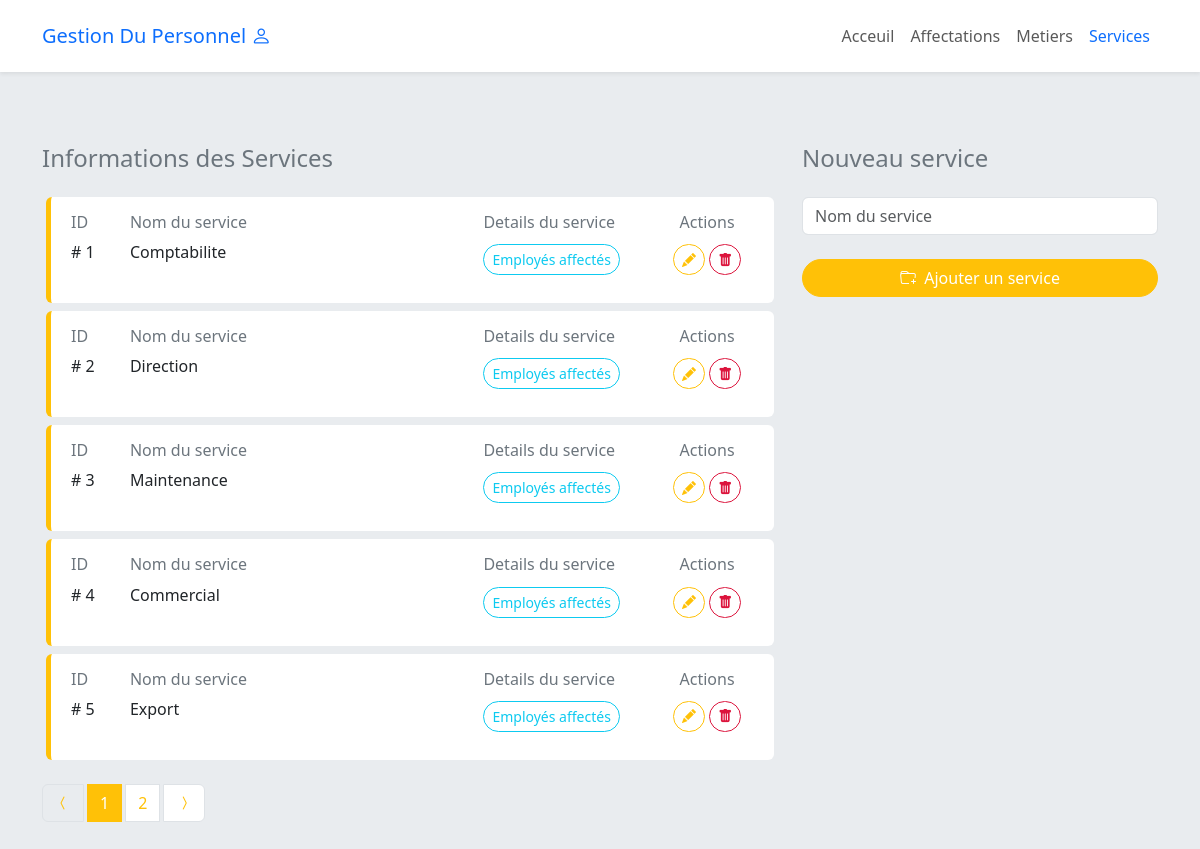
The page /pages/services/index.php on the database its author committed.
### tables this page shows
CREATE TABLE IF NOT EXISTS `service` (
`id` int(11) NOT NULL,
  `nom` varchar(100) NOT NULL
);

### app/db/Query.php (called while the page is built, shortened)
<?php
class Query
{
    private string $sql;
    private string $error = '';
    private array $data = [];
    public function __construct(string $SQL)
    {
        $this->sql = $SQL;
    }
    public function getResult(): array {
        $connex = Database::connect();
        try {
            $result = $connex->query($this->sql);
            $this->data = $result->fetchAll();
        } catch(PDOException $e) {
            $this->error = 'Erreur : sql invalide !';
            Database::disconnect();
        }
        return [
            'data' => $this->data,
            'error' => $this->error
        ];
    }
    public function paginate(int $elements_par_page = 10) {
        $connex = Database::connect();
        $this->elements_par_page = $elements_par_page;
        $this->total_elements = count($this->getResult()['data']);
        $this->nombre_pages = ceil($this->total_elements / $this->elements_par_page);
        $this->page_courante = (isset($_GET['page']) && (int)Security::secure($_GET['page']) > 0 && (int)Security::secure($_GET['page']) <= $this->nombre_pages) ? (int)Security::secure($_GET['page']) : 1;
        $this->offset = ($this->page_courante - 1) * $this->elements_par_page;
        $this->sql = $this->sql . " LIMIT $this->offset, $this->elements_par_page";
        try {
            $result = $connex->query($this->sql);
            $this->data = $result->fetchAll();
        } catch(PDOException $e) {
            $this->error = 'Erreur : sql invalide !';
            Database::disconnect();
        }
        return [
            'data' => $this->data,
            'elements_par_page' => $this->elements_par_page,
            'nombre_pages' => $this->nombre_pages,
            'page_courante' => $this->page_courante,
            'error' => $this->error
        ];
    }
}

### controllers/ServiceController.php (called while the page is built, shortened)
<?php
abstract class ServiceController
{
    public static function index(string $filtre = 'age') {
        $query = new Query("SELECT * FROM service");
        $result = $query->paginate(5);
        return $result;
    }
}

### app/Security.php (called while the page is built, shortened)
<?php
class Security
{
    public static function secure($data) {
        $data = trim($data);
        $data = stripslashes($data);
        $data = htmlspecialchars($data);
        return $data;
    }
}

### pages/services/index.php (the view, shortened to what this page needs)
<?php
require_once '../layout/header.php';
$resultat = ServiceController::index();
$services = $resultat['data'];
$post_data = [];
$elements_par_page = $resultat['elements_par_page'];
$page_courante = $resultat['page_courante'];
$nombre_pages = $resultat['nombre_pages'];
$pagination = new Pagination($elements_par_page, $page_courante, $nombre_pages);
?>
<div class="row">
    <div class="col-md-8">
        <div class="mt-4">
            <h4 class="text-secondary my-4">Informations des Services</h4>
            <?php foreach ($services as $service) : ?>
                <div class="mx-1 row bg-white p-2 rounded border-start my-2 border-5 border-warning">
                    <div class="col-md-1">
                        <div class="h6 text-secondary my-2">ID</div>
                        <p># <?= $service->id ?></p>
                    </div>
                    <div class="col-md-6">
                        <div class="h6 text-secondary my-2">Nom du service</div>
                        <p><?= $service->nom ?></p>
                    </div>
                    <div class="col-md-3">
                        <div class="h6 text-secondary my-2">Details du service</div>
                        <p><a class="btn btn-outline-info btn-sm rounded-pill my-1" href="../services/read.php?id=<?= $service->id ?>">Employés affectés</a></p>
                    </div>
                    <div class="col-md-2 text-center">
                        <div class="h6 text-secondary my-2">Actions</div>
                        <div>
                            <a data-bs-toggle="tooltip" data-bs-placement="bottom" title="Modifier" class="btn btn-outline-warning btn-sm rounded-pill my-1" href="../services/update.php?id=<?= $service->id ?>"><i class="bi-pencil-fill"></i></a>
                            <a data-bs-toggle="tooltip" data-bs-placement="bottom" title="Supprimer" class="btn btn-outline-danger btn-sm rounded-pill my-1" href="../services/delete.php?id=<?= $service->id ?>"><i class="bi-trash-fill"></i></a>
                        </div>
                    </div>
                </div>
            <?php endforeach ?>
        </div>
        <div class="mt-4">
            <?= $pagination->afficherPagination() ?>
        </div>
    </div>
    <div class="col-md-4">
        <div class="mt-4">
            <h4 class="text-secondary my-4">Nouveau service</h4>
            <form action="<?= Security::secure($_SERVER['PHP_SELF']) ?>" class="form" method="POST">
                <div class="form-group mb-3">
                    <input type="text" name="nom" id="nom" value="<?= isset($post_data['nom']) ? $post_data['nom'] : '' ?>" class="form-control" placeholder="Nom du service">
                </div>
                <div class="form-group mb-3">
                    <button type="submit" name="create" value="create" class="btn my-2 w-100 btn-warning rounded-pill text-white"><i class="bi-folder-plus me-1"></i> Ajouter un service</button>
                </div>
            </form>
        </div>
    </div>
</div>
<?php require_once '../layout/footer.php' ?>

### assets/css/style.css (style rules this page uses)
body { background: var(--bs-gray-200); }
.btn-outline-danger { color: crimson; border-color: crimson; }

### rows shown on the page
service: id "1", nom "Comptabilite"
service: id "2", nom "Direction"
service: id "3", nom "Maintenance"
service: id "4", nom "Commercial"
service: id "5", nom "Export"
